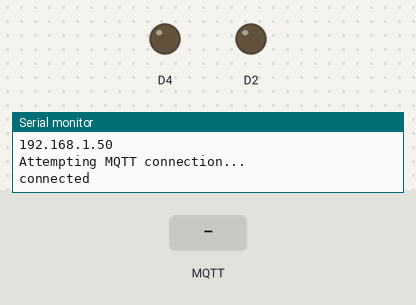
A sketch run on a simulated ESP8266 (NodeMCU). On the bench: output pins drawn as LEDs (lit = HIGH), the last lines printed to the serial monitor. The inputs (shaded band) are chosen by the test bench. WiFi joins after 1.5 s; servers stay silent unless stated; random numbers use the default seed unless the sketch sets one; no MQTT or app messages arrive unless stated.

Above: at 2.7 s.
2.8 s: MQTT message "1" arrives on the first subscribed topic
At 3.4 s:
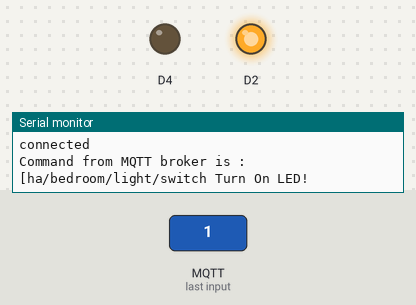
4.3 s: MQTT message "0" arrives on the first subscribed topic
At 4.6 s:
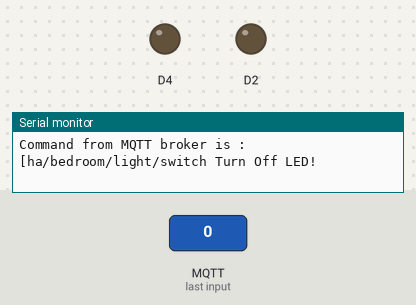
Timing chart, 0 to 7.3 s (numbered marks = the images above; inputs shaded):
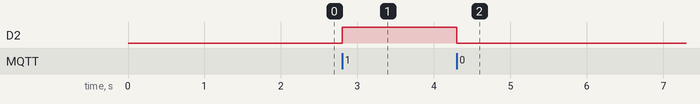

Measured:
- after the input at 2.8 s, D2: LOW → HIGH at once
- after the input at 4.3 s, D2: HIGH → LOW at once

The sketch:

01Subscriber.ino
```cpp
#include <ESP8266WiFi.h>
#include <PubSubClient.h>
// Update these with values suitable for your network.
long serial_speed = 115200;
const char* ssid = "AMANI-4G-Home";
const char* password = "c41585c41585";
const char* mqtt_server = "192.168.8.130";
int mqtt_port = 1883;
const char* user_name = "mqtt"; // 連接 MQTT broker 的帳號密碼
const char* user_password = "mqtt";

// ESP8266訂閱的主題：收到 0 關閉 LED，1 打開LED
const char* topic_subscribe = "ha/bedroom/light/switch";
const char* topic_publish = "ha/bedroom/light/status";

WiFiClient espClient;
PubSubClient client(espClient);
long lastMsg = 0;
char msg[50];
int value = 0;

void setup_wifi() { // 連接Wifi
  delay(10);
  pinMode(2, OUTPUT);
  digitalWrite(2, LOW);
  // We start by connecting to a WiFi network
  Serial.println();
  Serial.print("Connecting to ");
  Serial.println(ssid);
  WiFi.begin(ssid, password);
  while (WiFi.status() != WL_CONNECTED) {
    delay(500);
    Serial.print(".");
  }
  randomSeed(micros());
  Serial.println("");
  Serial.println("WiFi connected");
  Serial.println("IP address: ");
  Serial.println(WiFi.localIP());
}

void callback(char* topic, byte* payload, unsigned int length)
{
  Serial.print("Command from MQTT broker is : [");
  Serial.print(topic);
  int p =(char)payload[0]-'0';

  if(p==0) // MQTT 傳來 0 熄滅 D2 上的 LED
  {
    digitalWrite(D2, LOW);
    Serial.println(" Turn Off LED! " );
  }

  if(p==1) // MQTT 傳來 1 點亮 D2 上的 LED
  {
    digitalWrite(D2, HIGH);
    Serial.println(" Turn On LED! " );
  }
  Serial.println();
} //end callback

void reconnect() {
  // Loop until we're reconnected
  while (!client.connected()) {
    Serial.println("Attempting MQTT connection...");
    // Create a random client ID
    String clientId = "ESP8266Client-";
    clientId += String(random(0xffff), HEX);
    // Attempt to connect
    if (client.connect(clientId.c_str(),user_name,user_password)) {
      Serial.println("connected");
      client.subscribe(topic_subscribe);
    } else {
      Serial.print("failed, rc=");
      Serial.print(client.state());
      Serial.println(" try again in 5 seconds");
      // Wait 5 seconds before retrying
      delay(5000);
    }
  }
}

void setup() {
  Serial.begin(serial_speed);
  pinMode(D2, OUTPUT);
  setup_wifi();
  client.setServer(mqtt_server, mqtt_port);
  client.setCallback(callback);

}
void loop() {

  if (!client.connected()) {
    reconnect();
  }
  client.loop();
}
```
